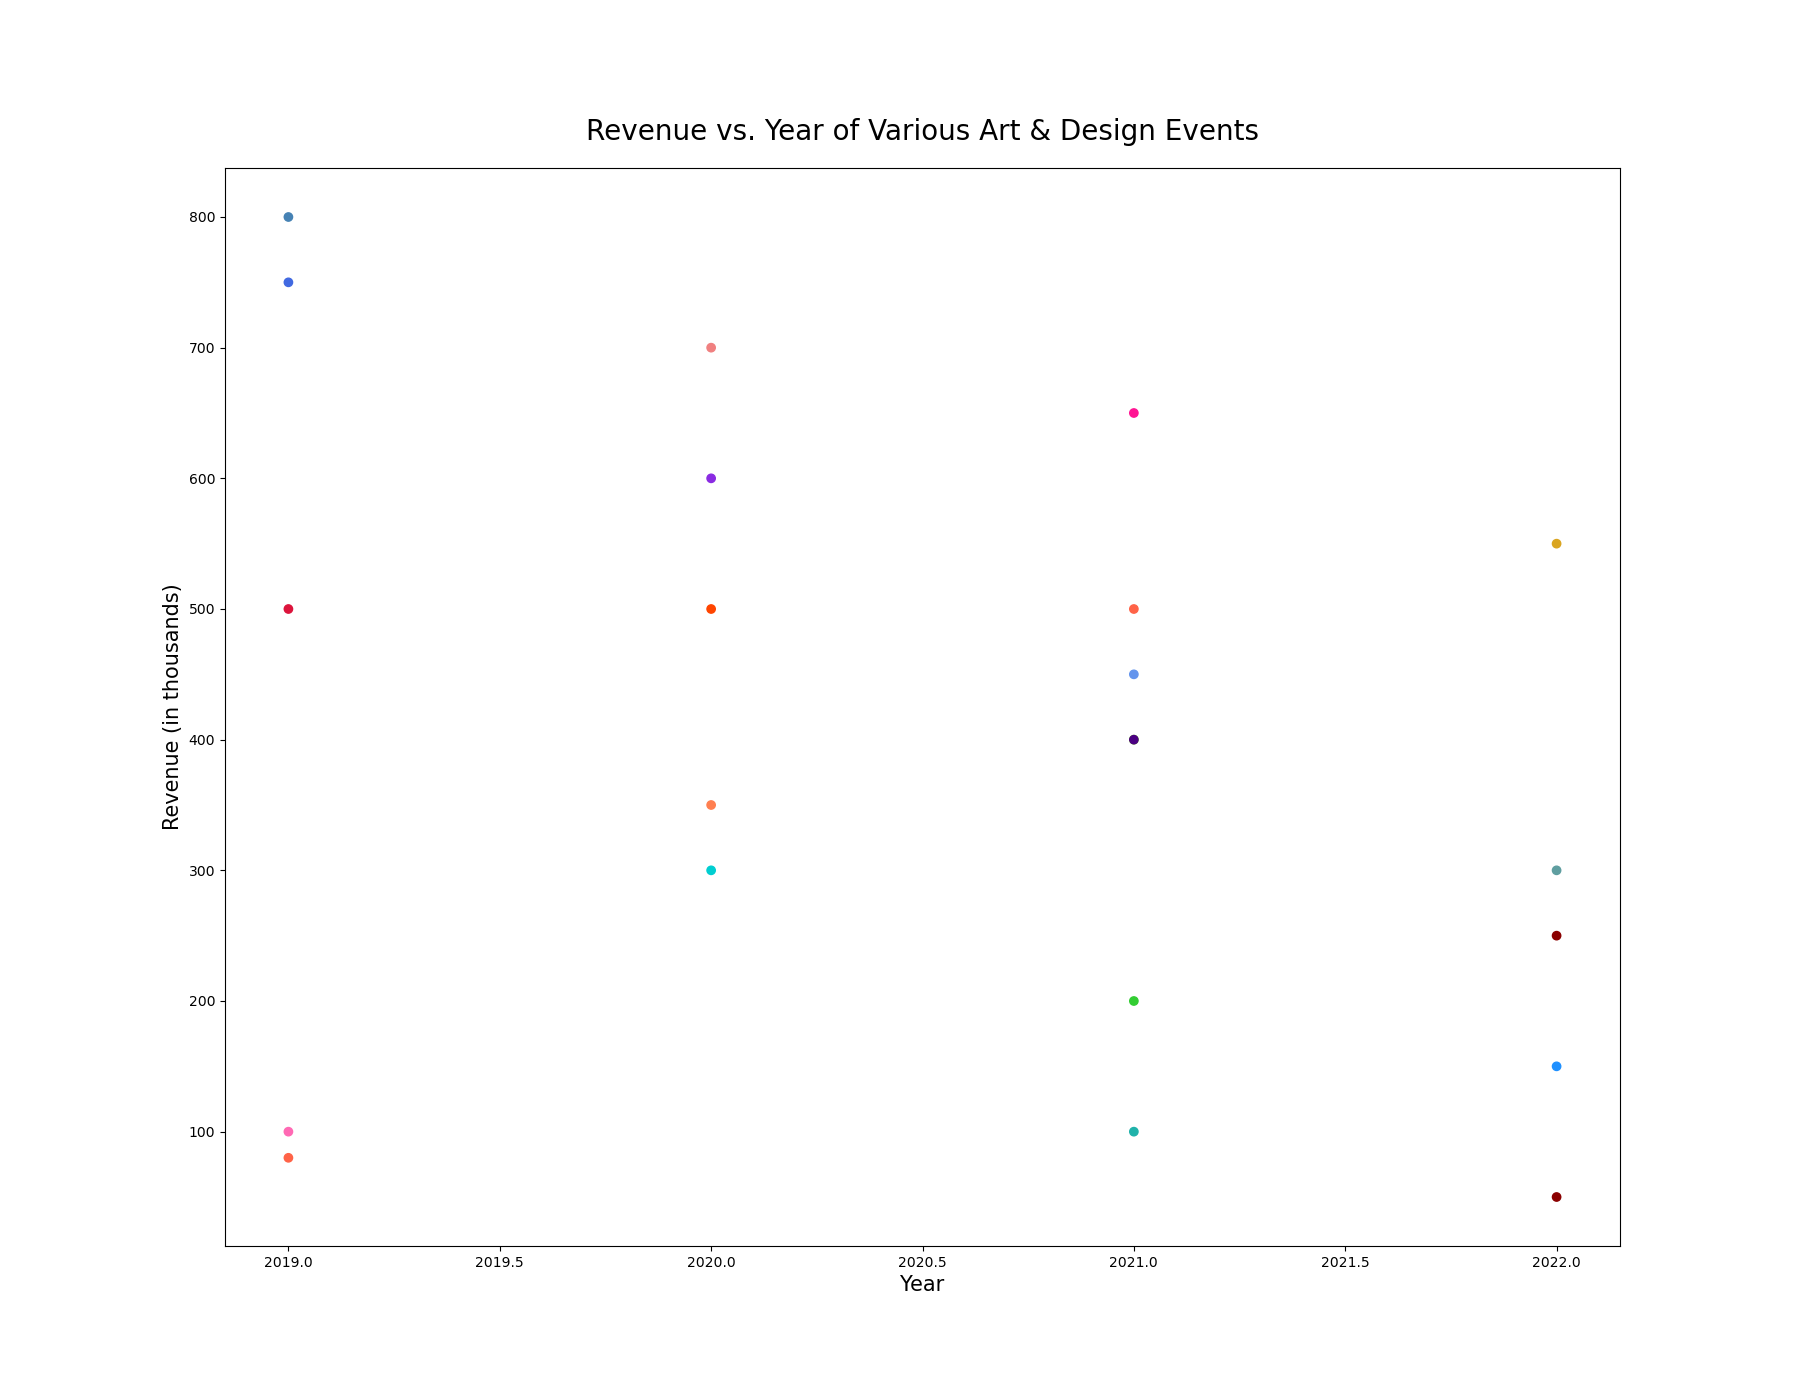

Generate this figure with Python:

import matplotlib.pyplot as plt

# Data
instrument = ["VanGoghExhibit", "BroadwayShow", "MusicFestival", "ContemporaryArt", "ClassicalConcert", 
              "StreetArtFair", "DancePerformance", "Opera", "SculptureExhibit", "JazzNight", 
              "PhotographyShow", "FilmFestival", "CraftMarket", "ComicCon", "Circus", 
              "MuseumGala", "TheatrePlay", "SymphonyOrchestra", "MagicShow", "PuppetShow", 
              "Ballet", "IndieFilmScreening"]
year = [2021, 2019, 2020, 2022, 2021, 
        2019, 2020, 2022, 2021, 2020, 
        2019, 2021, 2022, 2021, 2020, 
        2022, 2021, 2019, 2020, 2022, 
        2021, 2019]
revenue = [500, 800, 600, 300, 400, 
           500, 350, 250, 450, 700, 
           750, 650, 150, 200, 500, 
           550, 400, 100, 300, 50, 
           100, 80]

# Create figure and axis objects
fig, ax = plt.subplots(figsize=(18, 14))

# Scatter plot
ax.scatter(year, revenue, color=["#FF6347", "#4682B4", "#8A2BE2", "#5F9EA0", "#7FFF00", 
                                "#DC143C", "#FF7F50", "#8B0000", "#6495ED", "#F08080", 
                                "#4169E1", "#FF1493", "#1E90FF", "#32CD32", "#FF4500", 
                                "#DAA520", "#4B0082", "#FF69B4", "#00CED1", "#8B0000", 
                                "#20B2AA", "#FF6347"])

# Title and labels
plt.title('Revenue vs. Year of Various Art & Design Events', fontsize=20, pad=20)
plt.xlabel('Year', fontsize=15)
plt.ylabel('Revenue (in thousands)', fontsize=15)

# Show plot
plt.show()
